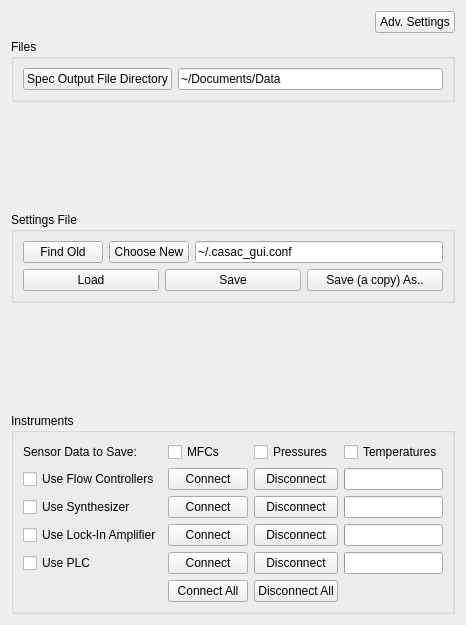
      <widget class="QWidget" name="tab_Prim">
       <attribute name="title">
        <string>Files / Instruments</string>
       </attribute>
       <attribute name="toolTip">
        <string>&lt;html&gt;&lt;head/&gt;&lt;body&gt;&lt;p&gt;&lt;span style=&quot; font-weight:600;&quot;&gt;CASAC GUI - Files/Instruments&lt;/span&gt;&lt;/p&gt;&lt;p&gt;&lt;span style=&quot; font-style:italic;&quot;&gt;Usage&lt;/span&gt;:&lt;br/&gt;Basic file/directory selection and instrument connect/disconnect functionality.&lt;/p&gt;&lt;p&gt;&lt;span style=&quot; font-style:italic;&quot;&gt;Keyboard Shortcuts&lt;/span&gt;:&lt;br/&gt;Escape - Exit the GUI&lt;br/&gt;Ctrl+PgDwn / Ctrl+Tab - Next tab&lt;br/&gt;Ctrl+PgUp / Ctrl+Shift+Tab - Previous tab&lt;br/&gt;Ctrl+L - Load currently-selected settings file&lt;br/&gt;Ctrl+O - Browse for alternative settings file&lt;br/&gt;Ctrl+S - Save active settings to currently-selected file&lt;br/&gt;Ctrl+Shift+S - Save active settings to an alternative file (i.e. save as...)&lt;/p&gt;&lt;p&gt;&lt;span style=&quot; font-style:italic;&quot;&gt;Mouse Shortcuts&lt;/span&gt;:&lt;br/&gt;(nothing special)&lt;/p&gt;&lt;/body&gt;&lt;/html&gt;</string>
       </attribute>
       <layout class="QVBoxLayout" name="verticalLayout_2">
        <item>
         <layout class="QHBoxLayout" name="layout_TopHorz">
          <item>
           <spacer name="horizontalSpacer_10">
            <property name="orientation">
             <enum>Qt::Horizontal</enum>
            </property>
            <property name="sizeHint" stdset="0">
             <size>
              <width>40</width>
              <height>20</height>
             </size>
            </property>
           </spacer>
          </item>
          <item>
           <widget class="QPushButton" name="btn_AdvSettingsFilesInstruments">
            <property name="text">
             <string>Adv. Settings</string>
            </property>
           </widget>
          </item>
         </layout>
        </item>
        <item>
         <widget class="QGroupBox" name="group_Files">
          <property name="title">
           <string>Files</string>
          </property>
          <property name="flat">
           <bool>true</bool>
          </property>
          <layout class="QVBoxLayout" name="verticalLayout_3">
           <item>
            <layout class="QFormLayout" name="Layout_Files">
             <property name="fieldGrowthPolicy">
              <enum>QFormLayout::ExpandingFieldsGrow</enum>
             </property>
             <item row="0" column="0">
              <widget class="QPushButton" name="btn_BrowseSpecOut">
               <property name="text">
                <string>Spec Output File Directory</string>
               </property>
              </widget>
             </item>
             <item row="0" column="1">
              <widget class="QLineEdit" name="txt_SpecOut">
               <property name="text">
                <string>~/Documents/Data</string>
               </property>
              </widget>
             </item>
            </layout>
           </item>
          </layout>
         </widget>
        </item>
        <item>
         <spacer name="verticalSpacer_8">
          <property name="orientation">
           <enum>Qt::Vertical</enum>
          </property>
          <property name="sizeHint" stdset="0">
           <size>
            <width>20</width>
            <height>104</height>
           </size>
          </property>
         </spacer>
        </item>
        <item>
         <widget class="QGroupBox" name="group_Settings">
          <property name="title">
           <string>Settings File</string>
          </property>
          <property name="flat">
           <bool>true</bool>
          </property>
          <layout class="QVBoxLayout" name="verticalLayout_4">
           <item>
            <layout class="QHBoxLayout" name="horizontalLayout_9">
             <item>
              <widget class="QPushButton" name="btn_SettingsFileBrowseIn">
               <property name="text">
                <string>Find Old</string>
               </property>
              </widget>
             </item>
             <item>
              <widget class="QPushButton" name="btn_SettingsFileBrowseOut">
               <property name="text">
                <string>Choose New</string>
               </property>
              </widget>
             </item>
             <item>
              <widget class="QLineEdit" name="txt_SettingsFile">
               <property name="text">
                <string>~/.casac_gui.conf</string>
               </property>
              </widget>
             </item>
            </layout>
           </item>
           <item>
            <layout class="QGridLayout" name="layout_SettingsFileButtons">
             <item row="0" column="0">
              <widget class="QPushButton" name="btn_SettingsFileLoad">
               <property name="text">
                <string>Load</string>
               </property>
              </widget>
             </item>
             <item row="0" column="1">
              <widget class="QPushButton" name="btn_SettingsFileSave">
               <property name="text">
                <string>Save</string>
               </property>
              </widget>
             </item>
             <item row="0" column="2">
              <widget class="QPushButton" name="btn_SettingsFileSaveAs">
               <property name="text">
                <string>Save (a copy) As..</string>
               </property>
              </widget>
             </item>
            </layout>
           </item>
          </layout>
         </widget>
        </item>
        <item>
         <spacer name="verticalSpacer_9">
          <property name="orientation">
           <enum>Qt::Vertical</enum>
          </property>
          <property name="sizeHint" stdset="0">
           <size>
            <width>20</width>
            <height>104</height>
           </size>
          </property>
         </spacer>
        </item>
        <item>
         <widget class="QGroupBox" name="group_Instruments">
          <property name="title">
           <string>Instruments</string>
          </property>
          <property name="flat">
           <bool>true</bool>
          </property>
          <layout class="QGridLayout" name="gridLayout_2">
           <item row="2" column="0">
            <widget class="QCheckBox" name="check_UseSynth">
             <property name="text">
              <string>Use Synthesizer</string>
             </property>
            </widget>
           </item>
           <item row="1" column="0">
            <widget class="QCheckBox" name="check_UseMFC">
             <property name="text">
              <string>Use Flow Controllers</string>
             </property>
            </widget>
           </item>
           <item row="2" column="1">
            <widget class="QPushButton" name="btn_SynthConnect">
             <property name="text">
              <string>Connect</string>
             </property>
            </widget>
           </item>
           <item row="2" column="2">
            <widget class="QPushButton" name="btn_SynthDisconnect">
             <property name="text">
              <string>Disconnect</string>
             </property>
            </widget>
           </item>
           <item row="2" column="3">
            <widget class="QProgressBar" name="pb_SynthConnection">
             <property name="textVisible">
              <bool>false</bool>
             </property>
            </widget>
           </item>
           <item row="3" column="0">
            <widget class="QCheckBox" name="check_UseLockin">
             <property name="text">
              <string>Use Lock-In Amplifier</string>
             </property>
            </widget>
           </item>
           <item row="3" column="1">
            <widget class="QPushButton" name="btn_LockinConnect">
             <property name="text">
              <string>Connect</string>
             </property>
            </widget>
           </item>
           <item row="3" column="2">
            <widget class="QPushButton" name="btn_LockinDisconnect">
             <property name="text">
              <string>Disconnect</string>
             </property>
            </widget>
           </item>
           <item row="3" column="3">
            <widget class="QProgressBar" name="pb_LockinConnection">
             <property name="textVisible">
              <bool>false</bool>
             </property>
            </widget>
           </item>
           <item row="1" column="2">
            <widget class="QPushButton" name="btn_MFCDisconnect">
             <property name="text">
              <string>Disconnect</string>
             </property>
            </widget>
           </item>
           <item row="1" column="1">
            <widget class="QPushButton" name="btn_MFCConnect">
             <property name="text">
              <string>Connect</string>
             </property>
            </widget>
           </item>
           <item row="1" column="3">
            <widget class="QProgressBar" name="pb_MFCConnection">
             <property name="textVisible">
              <bool>false</bool>
             </property>
            </widget>
           </item>
           <item row="0" column="0">
            <widget class="QLabel" name="label">
             <property name="text">
              <string>Sensor Data to Save:</string>
             </property>
            </widget>
           </item>
           <item row="0" column="3">
            <widget class="QCheckBox" name="check_SaveTemps">
             <property name="text">
              <string>Temperatures</string>
             </property>
            </widget>
           </item>
           <item row="0" column="1">
            <widget class="QCheckBox" name="check_SaveMFCs">
             <property name="text">
              <string>MFCs</string>
             </property>
            </widget>
           </item>
           <item row="0" column="2">
            <widget class="QCheckBox" name="check_SavePressures">
             <property name="text">
              <string>Pressures</string>
             </property>
            </widget>
           </item>
           <item row="4" column="0">
            <widget class="QCheckBox" name="check_UsePLC">
             <property name="text">
              <string>Use PLC</string>
             </property>
            </widget>
           </item>
           <item row="4" column="1">
            <widget class="QPushButton" name="btn_PLCConnect">
             <property name="text">
              <string>Connect</string>
             </property>
            </widget>
           </item>
           <item row="4" column="2">
            <widget class="QPushButton" name="btn_PLCDisconnect">
             <property name="text">
              <string>Disconnect</string>
             </property>
            </widget>
           </item>
           <item row="4" column="3">
            <widget class="QProgressBar" name="pb_PLCConnection">
             <property name="textVisible">
              <bool>false</bool>
             </property>
            </widget>
           </item>
           <item row="5" column="1">
            <widget class="QPushButton" name="btn_ConnectAll">
             <property name="text">
              <string>Connect All</string>
             </property>
            </widget>
           </item>
           <item row="5" column="2">
            <widget class="QPushButton" name="btn_DisconnectAll">
             <property name="text">
              <string>Disconnect All</string>
             </property>
            </widget>
           </item>
          </layout>
          <zorder>check_UseSynth</zorder>
          <zorder>check_UseLockin</zorder>
          <zorder>btn_SynthConnect</zorder>
          <zorder>btn_SynthDisconnect</zorder>
          <zorder>btn_LockinConnect</zorder>
          <zorder>btn_LockinDisconnect</zorder>
          <zorder>pb_SynthConnection</zorder>
          <zorder>pb_LockinConnection</zorder>
          <zorder>check_UseMFC</zorder>
          <zorder>btn_MFCConnect</zorder>
          <zorder>btn_MFCDisconnect</zorder>
          <zorder>pb_MFCConnection</zorder>
          <zorder>check_SaveTemps</zorder>
          <zorder>check_SaveMFCs</zorder>
          <zorder>check_SavePressures</zorder>
          <zorder>label</zorder>
          <zorder>check_UsePLC</zorder>
          <zorder>btn_PLCConnect</zorder>
          <zorder>btn_PLCDisconnect</zorder>
          <zorder>pb_PLCConnection</zorder>
          <zorder>btn_ConnectAll</zorder>
          <zorder>btn_DisconnectAll</zorder>
         </widget>
        </item>
       </layout>
      </widget>
